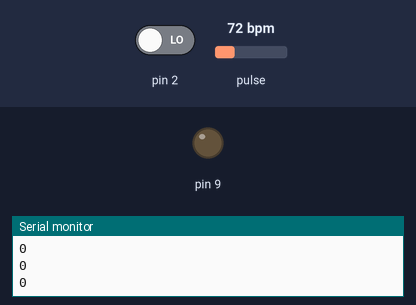
This sketch was run on a simulated Arduino Uno, built with avr-gcc and run on an emulated ATmega328P. On the bench: output pins drawn as LEDs (lit = HIGH), the last lines printed to the serial monitor. Inputs (shaded band) come from the test bench; at power-on: pin 2 LOW, pulse 72 bpm.

Above: at 1.2 s.
1.3 s: pin 2 driven HIGH
At 1.5 s:
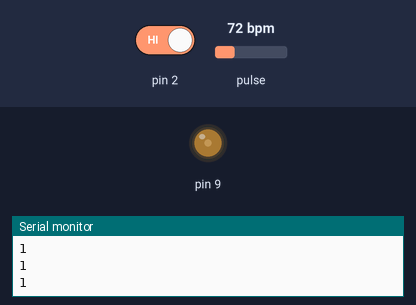
At 3.1 s:
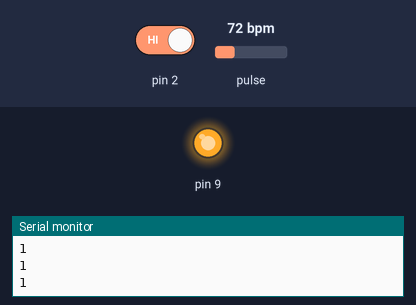
Timing chart, 0 to 4.6 s (numbered marks = the images above; inputs shaded):
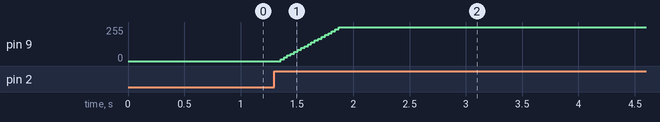

Measured:
- after the input at 1.3 s, pin 9: moves from 0/255 to 255/255 over 0.55 s, starting after 0.06 s

The sketch:

PulseSensor_BPM_1402.ino
```cpp
// (licence header left out)
/*
   Every Sketch that uses the PulseSensor Playground must
   define USE_ARDUINO_INTERRUPTS before including PulseSensorPlayground.h.
   Here, #define USE_ARDUINO_INTERRUPTS true tells the library to use
   interrupts to automatically read and process PulseSensor data.

   See ProcessEverySample.ino for an example of not using interrupts.
*/
#define USE_ARDUINO_INTERRUPTS true
#include <PulseSensorPlayground.h>

/*
   The format of our output.

   Set this to PROCESSING_VISUALIZER if you're going to run
    the Processing Visualizer Sketch.
    See https://github.com/WorldFamousElectronics/PulseSensor_Amped_Processing_Visualizer

   Set this to SERIAL_PLOTTER if you're going to run
    the Arduino IDE's Serial Plotter.
*/
const int OUTPUT_TYPE = SERIAL_PLOTTER;

/*
   Pinout:
     PULSE_INPUT = Analog Input. Connected to the pulse sensor
      purple (signal) wire.
     PULSE_BLINK = digital Output. Connected to an LED (and 220 ohm resistor)
      that will flash on each detected pulse.
     PULSE_FADE = digital Output. PWM pin onnected to an LED (and resistor)
      that will smoothly fade with each pulse.
      NOTE: PULSE_FADE must be a pin that supports PWM. Do not use
      pin 9 or 10, because those pins' PWM interferes with the sample timer.
*/
const int PULSE_INPUT = A0;
const int PULSE_BLINK = 13;    // Pin 13 is the on-board LED
const int PULSE_FADE = 5;
const int THRESHOLD = 550;   // Adjust this number to avoid noise when idle
int brightness = 0;    // how bright the LED is
int fadeAmount = 12;

/*
   All the PulseSensor Playground functions.
*/
PulseSensorPlayground pulseSensor;

void setup() {
  /*
     Use 115200 baud because that's what the Processing Sketch expects to read,
     and because that speed provides about 11 bytes per millisecond.

     If we used a slower baud rate, we'd likely write bytes faster than
     they can be transmitted, which would mess up the timing
     of readSensor() calls, which would make the pulse measurement
     not work properly.
  */
  Serial.begin(115200);
  pinMode(2, INPUT);
  pinMode(9, OUTPUT);

  // Configure the PulseSensor manager.

  pulseSensor.analogInput(PULSE_INPUT);
  //pulseSensor.blinkOnPulse(PULSE_BLINK);
  //pulseSensor.fadeOnPulse(PULSE_FADE);

  pulseSensor.setSerial(Serial);
  pulseSensor.setOutputType(OUTPUT_TYPE);
  pulseSensor.setThreshold(THRESHOLD);

  // Now that everything is ready, start reading the PulseSensor signal.
}

void loop() {
  int buttonState = digitalRead(2);
  /*
     Wait a bit.
     We don't output every sample, because our baud rate
     won't support that much I/O.
  */
  //delay(20);
  Serial.println(buttonState);
  if (buttonState == 1) {

    // write the latest sample to Serial.
    //pulseSensor.outputSample();
    int bpm = pulseSensor.getBeatsPerMinute();

    //Serial.println(bpm);
    analogWrite(9, brightness);

    fadeAmount = (bpm * 12) / 60;

    // change the brightness for next time through the loop:
    brightness = brightness + int(fadeAmount);

    // reverse the direction of the fading at the ends of the fade:
    if (brightness <= 0 || brightness >= 255) {
      fadeAmount = -fadeAmount;
    }

    /*
       If a beat has happened since we last checked,
       write the per-beat information to Serial.
    */
    if (pulseSensor.sawStartOfBeat()) {

    }
  } else {
    analogWrite(9, 0);
  }

  delay(30);
}

void fade (int pin, int bpm) {
  analogWrite(pin, brightness);

  // change the brightness for next time through the loop:
  brightness = brightness + fadeAmount;

  // reverse the direction of the fading at the ends of the fade:
  if (brightness <= 0 || brightness >= 255) {
    fadeAmount = -fadeAmount;
  }
}
```
